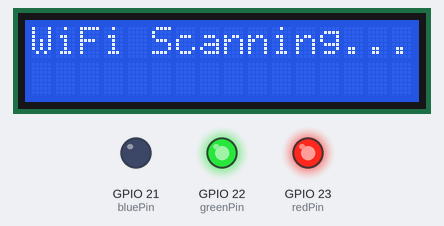
Bench run of a sketch on a simulated ESP32. Parts: 16×2 character LCD, output pins drawn as LEDs (lit = HIGH). A WiFi scan finds three made-up networks; nothing arrives over Bluetooth unless stated; what the sketch prints to the serial monitor is not drawn.

Above: at 2.2 s.
At 6.3 s:
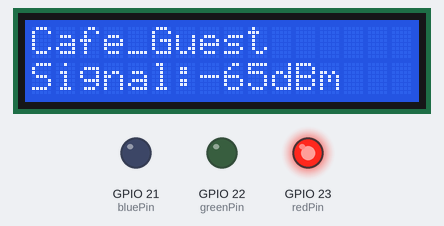
At 8.3 s:
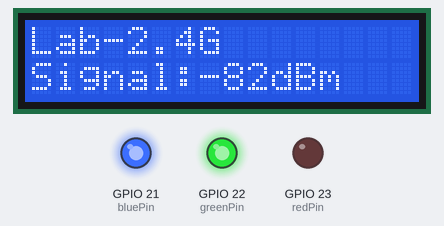
At 10.3 s:
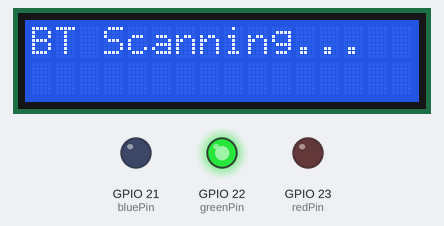
At 22.4 s:
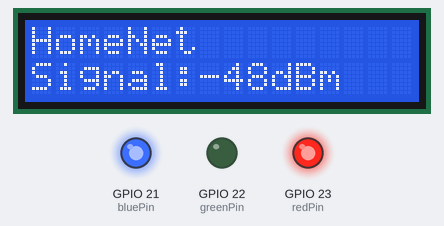
At 33.5 s:
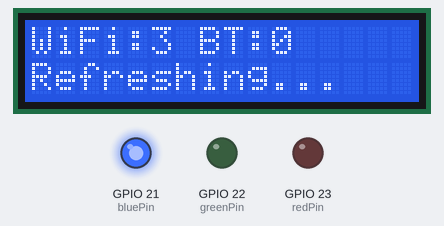
Timing chart, 0 to 40.0 s (numbered marks = the images above):
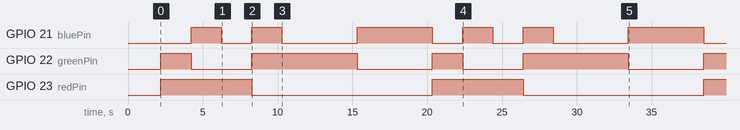

The sketch:

esp32_wifi_bluetooh_scanner.ino
```cpp
#include <WiFi.h>
#include <Wire.h>
#include <LiquidCrystal_I2C.h>
#include <BLEDevice.h>
#include <BLEScan.h>

// =====================
// PIN TANIMLARI / PIN DEFINITIONS
// =====================
#define SDA_PIN 19
#define SCL_PIN 18
int redPin   = 23;
int greenPin = 22;
int bluePin  = 21;

LiquidCrystal_I2C lcd(0x27, 16, 2);
BLEScan* pBLEScan;

// =====================
// LED KONTROL / LED CONTROL
// =====================
void setColor(bool r, bool g, bool b) {
  digitalWrite(redPin,   r ? LOW : HIGH);
  digitalWrite(greenPin, g ? LOW : HIGH);
  digitalWrite(bluePin,  b ? LOW : HIGH);
}

// =====================
// KURULUM / SETUP
// =====================
void setup() {
  Serial.begin(115200);

  pinMode(redPin,   OUTPUT);
  pinMode(greenPin, OUTPUT);
  pinMode(bluePin,  OUTPUT);

  Wire.begin(SDA_PIN, SCL_PIN);
  lcd.init();
  lcd.backlight();

  lcd.setCursor(0, 0);
  lcd.print("WiFi & BT");
  lcd.setCursor(0, 1);
  lcd.print("Scanner");
  delay(2000);

  BLEDevice::init("");
  pBLEScan = BLEDevice::getScan();
  pBLEScan->setActiveScan(true);

  WiFi.mode(WIFI_STA);
  WiFi.disconnect();
  delay(100);
}

void loop() {

  // =====================
  // WIFI TARAMA / WIFI SCAN
  // =====================
  lcd.clear();
  lcd.setCursor(0, 0);
  lcd.print("WiFi Scanning...");
  setColor(false, false, true); // Mavi / Blue

  int networkCount = WiFi.scanNetworks();

  Serial.println("======================");
  Serial.print(networkCount);
  Serial.println(" WiFi networks found:");
  Serial.println("======================");

  for (int i = 0; i < networkCount; i++) {
    String ssid = WiFi.SSID(i);
    int rssi    = WiFi.RSSI(i);

    Serial.print(i + 1);
    Serial.print(". ");
    Serial.print(ssid);
    Serial.print("  Signal: ");
    Serial.print(rssi);
    Serial.println(" dBm");

    lcd.clear();
    lcd.setCursor(0, 0);
    if (ssid.length() > 16) {
      lcd.print(ssid.substring(0, 16));
    } else {
      lcd.print(ssid);
    }
    lcd.setCursor(0, 1);
    lcd.print("Signal:");
    lcd.print(rssi);
    lcd.print("dBm");

    if (rssi >= -50) {
      setColor(false, true, false); // Yeşil / Green — Güçlü / Strong
    } else if (rssi >= -70) {
      setColor(false, true, true);  // Camgöbeği / Cyan — Orta / Medium
    } else {
      setColor(true, false, false); // Kırmızı / Red — Zayıf / Weak
    }

    delay(2000);
  }

  // =====================
  // BLUETOOTH TARAMA / BLUETOOTH SCAN
  // =====================
  lcd.clear();
  lcd.setCursor(0, 0);
  lcd.print("BT Scanning...");
  setColor(true, false, true); // Mor / Purple

  Serial.println("======================");
  Serial.println("Scanning Bluetooth...");
  Serial.println("======================");

  BLEScanResults* foundDevices = pBLEScan->start(5, false);
  int btCount = foundDevices->getCount();

  Serial.print(btCount);
  Serial.println(" BT devices found:");

  for (int i = 0; i < btCount; i++) {
    BLEAdvertisedDevice device = foundDevices->getDevice(i);
    String btName = device.getName().c_str();
    int btRssi    = device.getRSSI();

    if (btName == "") btName = "Unknown";

    Serial.print(i + 1);
    Serial.print(". ");
    Serial.print(btName);
    Serial.print("  Signal: ");
    Serial.print(btRssi);
    Serial.println(" dBm");

    lcd.clear();
    lcd.setCursor(0, 0);
    if (btName.length() > 16) {
      lcd.print(btName.substring(0, 16));
    } else {
      lcd.print(btName);
    }
    lcd.setCursor(0, 1);
    lcd.print("BT:");
    lcd.print(btRssi);
    lcd.print("dBm");

    setColor(true, false, true); // Mor / Purple
    delay(2000);
  }

  pBLEScan->clearResults();

  // =====================
  // SONUÇ / SUMMARY
  // =====================
  lcd.clear();
  lcd.setCursor(0, 0);
  lcd.print("WiFi:");
  lcd.print(networkCount);
  lcd.print(" BT:");
  lcd.print(btCount);
  lcd.setCursor(0, 1);
  lcd.print("Refreshing...");
  setColor(true, true, false); // Sarı / Yellow

  delay(5000);
}
```

Measured:
- by itself, GPIO 21 (bluePin): LOW → HIGH at 4.2 s, → LOW 2.0 s later, → HIGH 2.0 s later, → LOW 2.0 s later, … (12 changes in this stretch)
- by itself, GPIO 22 (greenPin): LOW → HIGH at 2.2 s, → LOW 2.0 s later, → HIGH 4.0 s later, → LOW 7.0 s later, … (9 changes in this stretch)
- by itself, GPIO 23 (redPin): alternates HIGH for 6.1 s and LOW for 12.1 s
- what the display in image 0 shows lasts 2.0 s, from 2.2 s to 4.2 s
- what the display in image 3 shows lasts 5.0 s, from 10.3 s to 15.3 s
